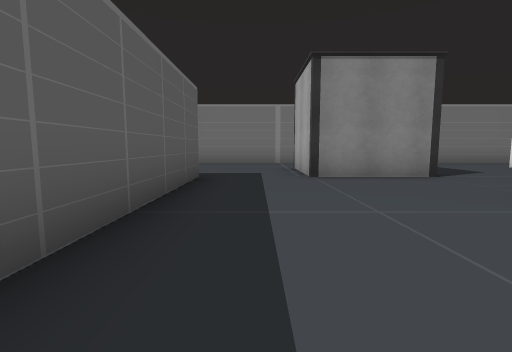
view 1 (above)

18 first-person views from a walk through a 3-D level made in the Unity game engine. The camera is 1.2 m above the floor, tilts 6° down and sees 85° across. The floor is counted in squares, 2 m on a side. Each view is taken from the middle of a square. On the plan, view 1 faces up. The plan holds only what a view shows up to about 9 squares ahead; the rest is blank. The place goes on beyond the plan. The player character is not drawn. Some animated figures are not drawn. Door leaves are left out, so doorways stand open. Some surface patterns are stand-ins.

view 2
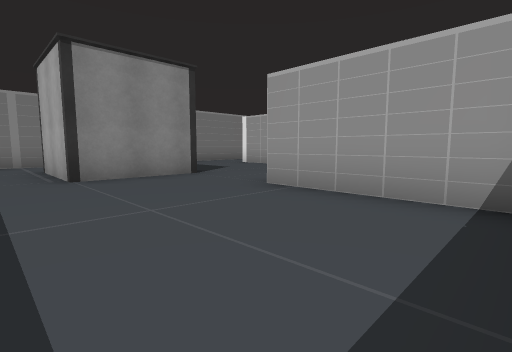

view 3
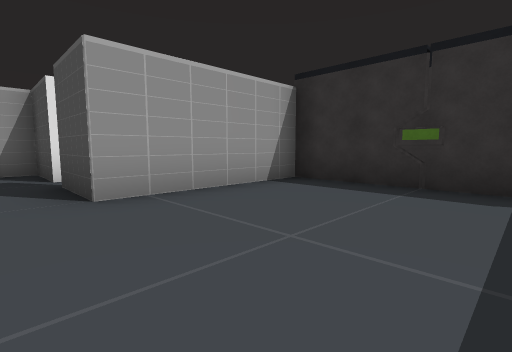

view 4
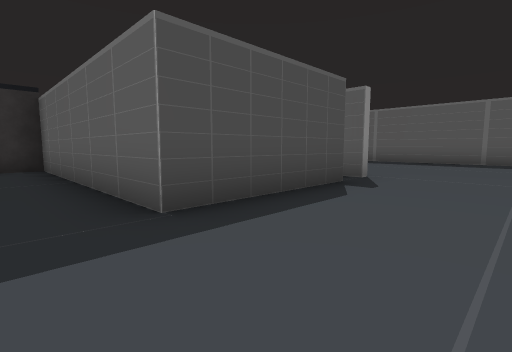

view 5
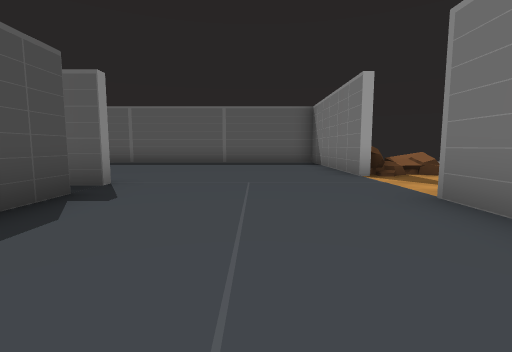

view 6
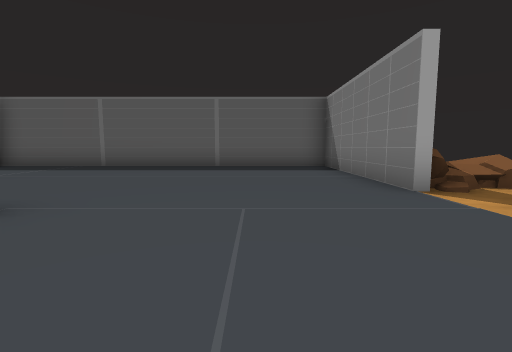

view 7
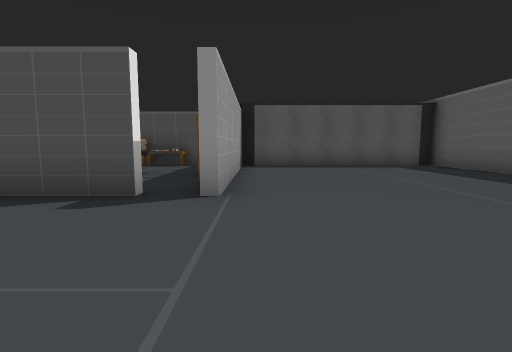

view 8
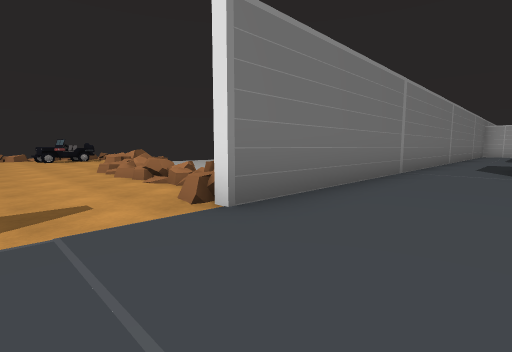

view 9
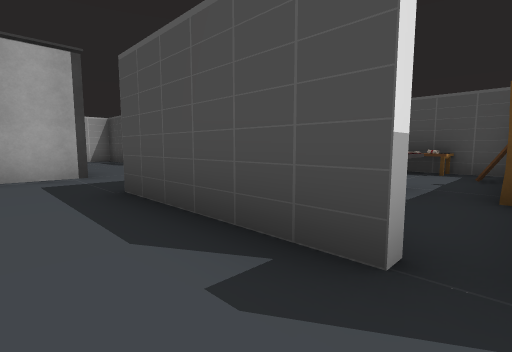

view 10
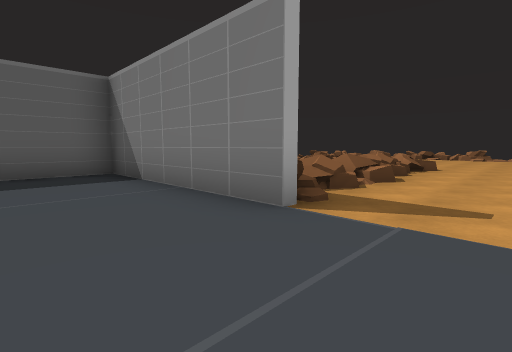

view 11
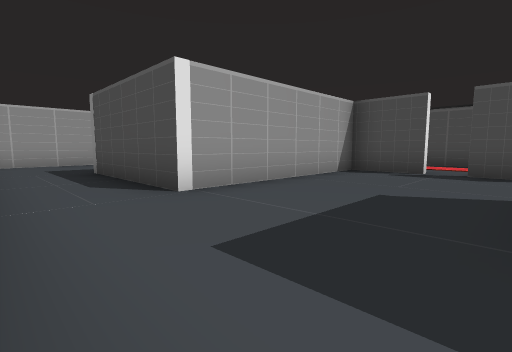

view 12
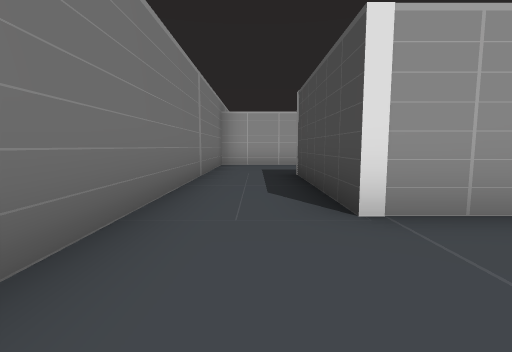

view 13
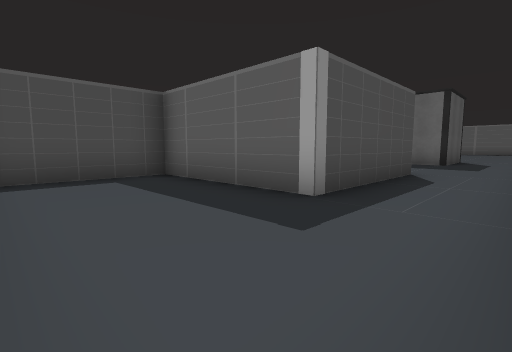

view 14
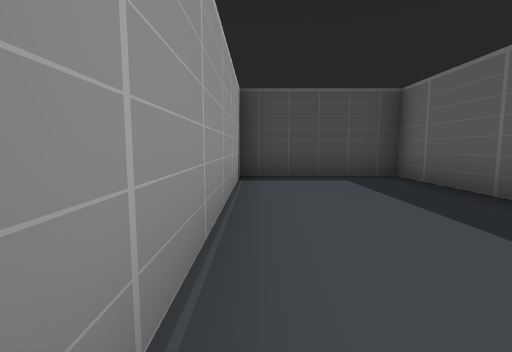

view 15
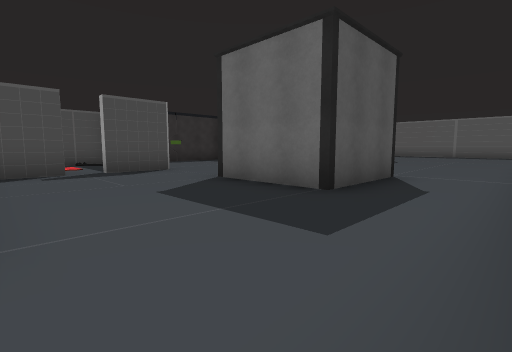

view 16
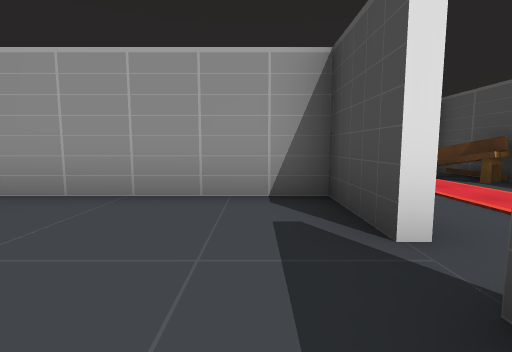

view 17
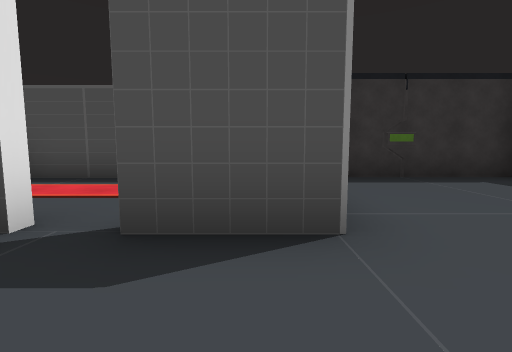

view 18
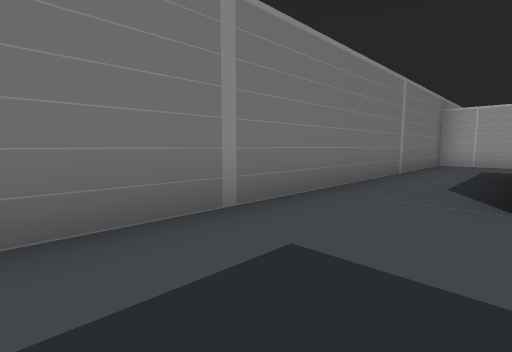

### Floor plan
Key: @ floor where view 1 was taken; # wall or solid block; x gap in a wall; . floor; / step, stairs or slope; D open door; = window, fence, low wall or low ledge; v drop or lower ground; B books; T table; L ladder; E bench.
Columns run from 12 left of view 1 to 15 right of it. Each row starts with its distance up from view 1.
 19       ..
 18      ....
 17      ....
 16     v/...=v
 15      /...v
 14      =..xv
 13     v=..=
 12      x...v
 11  ####=..==#################
 10 #.....DD...................#
  9 #..........................#
  8 #............###....####...#
  7 #............###....#  #...#
  6 #......D####.###....#  #...#
  5 #......D#  #........   #...#
  4 #......#.  #........   #####
  3 #......B.  #....#DD#
  2 #......B.=##....#....
  1 #......L.# #....#.....E
  0 ####### T# #@...#####E##
 -1        ###########

Where each view was taken, in squares from view 1:
view 1: 0 up, 0 right, facing up
view 2: 0 up, 0 right, facing up-right
view 3: 4 up, 0 right, facing down-right
view 4: 8 up, 0 right, facing down-left
view 5: 8 up, 1 left, facing left
view 6: 8 up, 3 left, facing left
view 7: 9 up, 6 left, facing down
view 8: 8 up, 6 left, facing up-right
view 9: 7 up, 5 left, facing down-right
view 10: 8 up, 5 left, facing up-left
view 11: 10 up, 4 right, facing down-right
view 12: 9 up, 5 right, facing right
view 13: 10 up, 14 right, facing down-left
view 14: 10 up, 14 right, facing down
view 15: 10 up, 7 right, facing down-left
view 16: 4 up, 4 right, facing right
view 17: 5 up, 4 right, facing down
view 18: 8 up, 4 right, facing up-right
